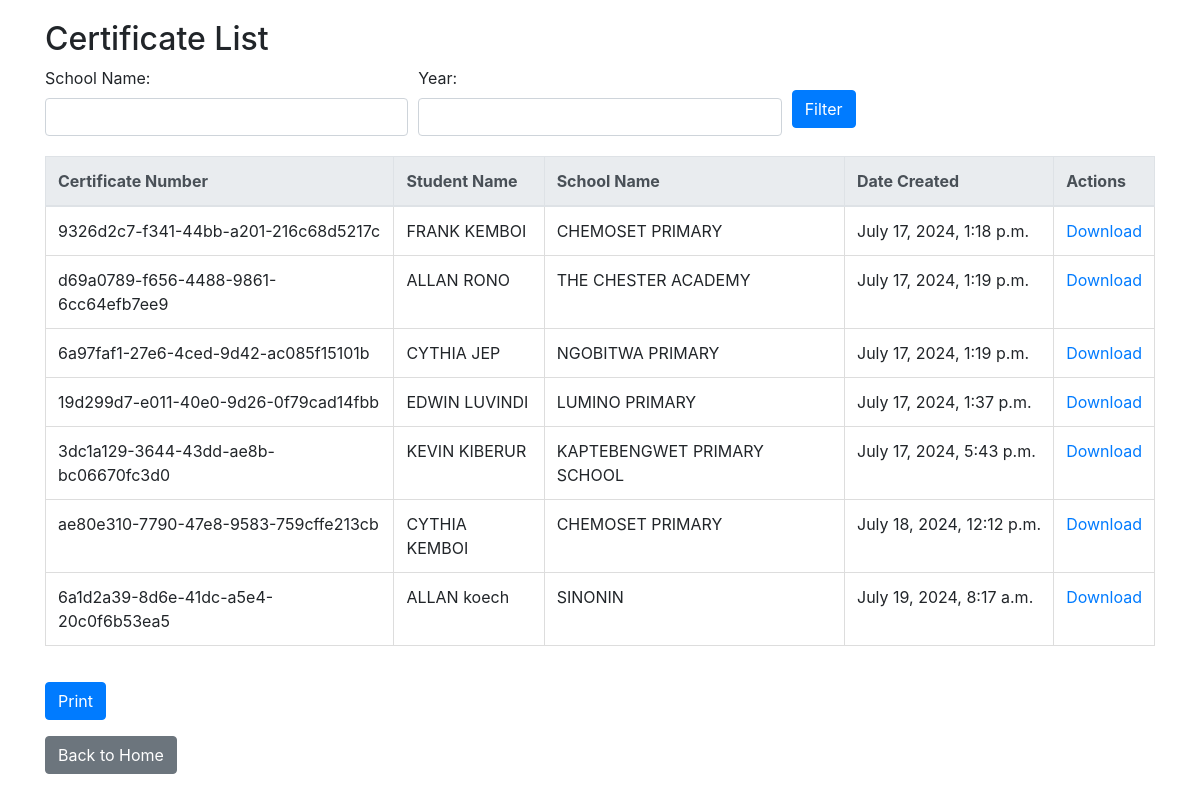
The page /certificate_list/ on the database as committed earlier.
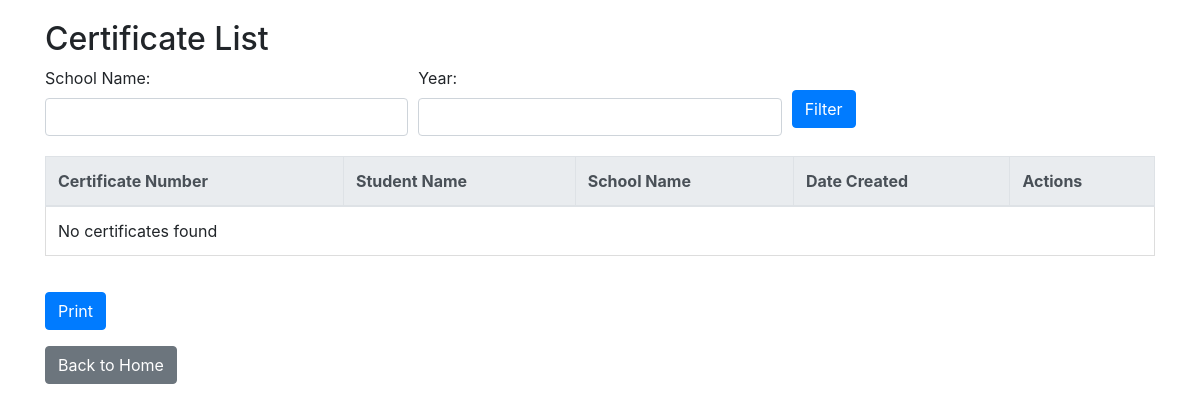
The same page on the database as committed later.
### certificates/models.py (models this page shows, shortened)
class Student(models.Model):
    first_name = models.CharField(max_length=255)
    second_name = models.CharField(max_length=255)
    profile_picture = models.ImageField(upload_to='profile_pictures/')
    school = models.ForeignKey(School, on_delete=models.CASCADE)
    certificate_number = models.UUIDField(default=uuid.uuid4, editable=False, unique=True)
    date_created = models.DateTimeField(auto_now_add=True)

class School(models.Model):
    name = models.CharField(max_length=255)
    motto = models.CharField(max_length=255)
    vision_statement = models.TextField()
    logo = models.ImageField(upload_to='school_logos/')

### certificates/views.py (the view)
# urls.py: path('certificate_list/', views.certificate_list, name='certificate_list'),
def certificate_list(request):
    school_name = request.GET.get('school_name')
    year = request.GET.get('year')
    certificates = Student.objects.all()
    if school_name:
        certificates = certificates.filter(school__name__icontains=school_name)
    if year:
        certificates = certificates.filter(date_created__year=year)
    return render(request, 'certificates/certificate_list.html', {'certificates': certificates})

### certificates/templates/certificates/certificate_list.html (shortened to what this page needs)
<!DOCTYPE html>
<html>
<head>
    <link rel="stylesheet" href="https://stackpath.bootstrapcdn.com/bootstrap/4.5.2/css/bootstrap.min.css">
</head>
<body>
    <div class="container">
        <h2>Certificate List</h2>
        <form method="get" action="">
            <div class="form-row">
                <div class="col">
                    <label for="school_name">School Name:</label>
                    <input type="text" class="form-control" id="school_name" name="school_name">
                </div>
                <div class="col">
                    <label for="year">Year:</label>
                    <input type="text" class="form-control" id="year" name="year">
                </div>
                <div class="col">
                    <button type="submit" class="btn btn-primary mt-4">Filter</button>
                </div>
            </div>
        </form>
        <table class="table">
            <thead class="thead-light">
                <tr>
                    <th scope="col">Certificate Number</th>
                    <th scope="col">Student Name</th>
                    <th scope="col">School Name</th>
                    <th scope="col">Date Created</th>
                    <th scope="col">Actions</th>
                </tr>
            </thead>
            <tbody>
                {% for certificate in certificates %}
                    <tr>
                        <td>{{ certificate.certificate_number }}</td>
                        <td>{{ certificate.first_name }} {{ certificate.second_name }}</td>
                        <td>{{ certificate.school.name }}</td>
                        <td>{{ certificate.date_created }}</td>
                        <td><a href="{% url 'generate_certificate' certificate.id %}" class="action-link">Download</a></td>
                    </tr>
                {% empty %}
                    <tr>
                        <td colspan="5">No certificates found</td>
                    </tr>
                {% endfor %}
            </tbody>
        </table>
        <button class="btn btn-primary print-btn" onclick="window.print()">Print</button>
        <p><a href="{% url 'home' %}" class="btn btn-secondary mt-3">Back to Home</a></p>
    </div>
</body>
</html>

### certificates/templates/certificates/certificate_list.html (style rules this page uses)
body { padding: 20px; }
form { margin-bottom: 20px; }
table { width: 100%; border-collapse: collapse; margin-top: 20px; }
table, th, td { border: 1px solid #ddd; }
th, td { padding: 10px; text-align: left; }
th { background-color: #f2f2f2; }
.print-btn { margin-top: 20px; }

Rows that differ between the two databases and show on the page:
removed Student: certificate_number "9326d2c7-f341-44bb-a201-216c68d5217c", first_name "FRANK", second_name "KEMBOI", school.name "CHEMOSET PRIMARY", date_created "July 17, 2024, 1:18 p.m."
removed Student: certificate_number "d69a0789-f656-4488-9861-6cc64efb7ee9", first_name "ALLAN", second_name "RONO", school.name "THE CHESTER ACADEMY", date_created "July 17, 2024, 1:19 p.m."
removed Student: certificate_number "6a97faf1-27e6-4ced-9d42-ac085f15101b", first_name "CYTHIA", second_name "JEP", school.name "NGOBITWA PRIMARY", date_created "July 17, 2024, 1:19 p.m."
removed Student: certificate_number "19d299d7-e011-40e0-9d26-0f79cad14fbb", first_name "EDWIN", second_name "LUVINDI", school.name "LUMINO PRIMARY", date_created "July 17, 2024, 1:37 p.m."
removed Student: certificate_number "3dc1a129-3644-43dd-ae8b-bc06670fc3d0", first_name "KEVIN", second_name "KIBERUR", school.name "KAPTEBENGWET PRIMARY SCHOOL", date_created "July 17, 2024, 5:43 p.m."
removed Student: certificate_number "ae80e310-7790-47e8-9583-759cffe213cb", first_name "CYTHIA", second_name "KEMBOI", school.name "CHEMOSET PRIMARY", date_created "July 18, 2024, 12:12 p.m."
removed Student: certificate_number "6a1d2a39-8d6e-41dc-a5e4-20c0f6b53ea5", first_name "ALLAN", second_name "koech", school.name "SINONIN", date_created "July 19, 2024, 8:17 a.m."
Other text that changed with them:
text now shown: "No certificates found"
